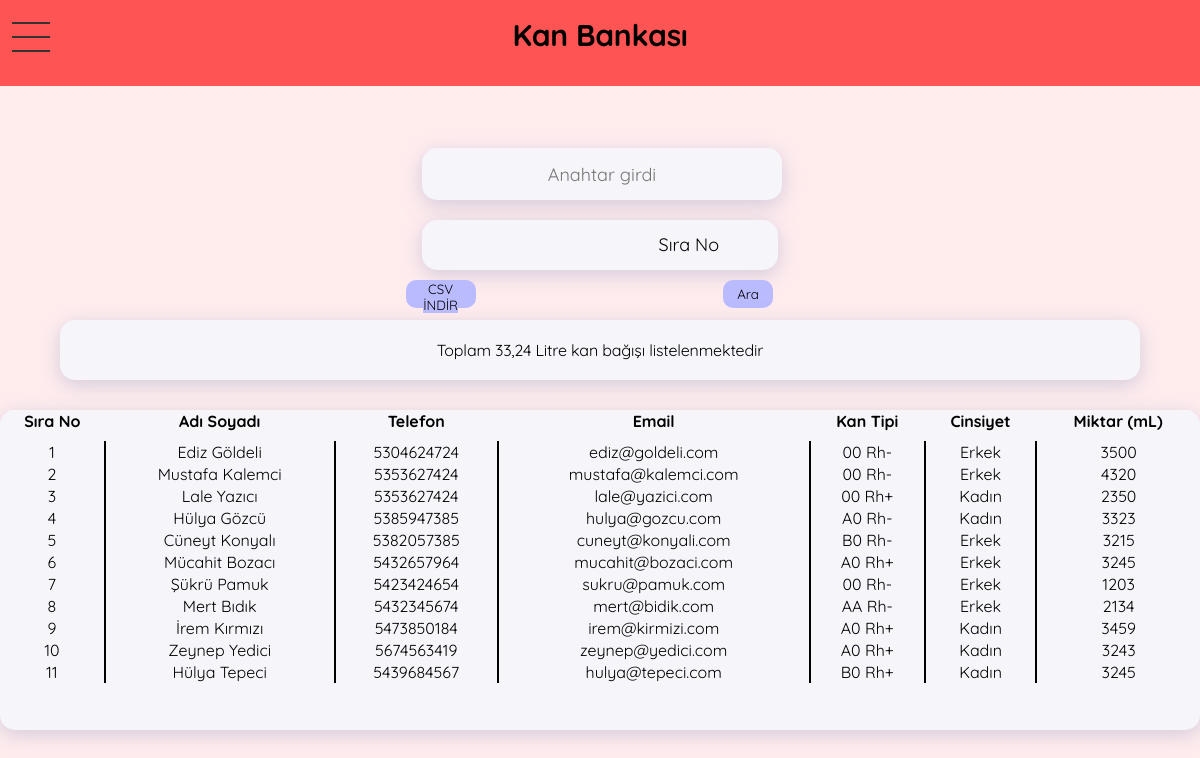
Screenshot of /HTML/records.php?csv (signed in) with the database file from the repository.
### tables this page shows
CREATE TABLE `donor` (
  `ID` int(11) NOT NULL,
  `name` varchar(63) NOT NULL,
  `surname` varchar(63) NOT NULL,
  `birthDate` date NOT NULL,
  `gender` text NOT NULL,
  `email` varchar(127) NOT NULL,
  `password` varchar(255) NOT NULL,
  `phone` varchar(12) NOT NULL,
  `bType` varchar(6) NOT NULL,
  `given` int(6) NOT NULL,
  `taken` int(6) DEFAULT NULL,
  `registerDate` datetime NOT NULL
);

### HTML/records.php (called while the page is built)
<?php
include_once "top.php";
include "/Applications/MAMP/htdocs/bloodBank/PHP/records.php";
include_once "bottom.php";
?>

### PHP/classes.php (called while the page is built, shortened)
<?php
function classes($class)
{
    $adress = "/Applications/MAMP/htdocs/bloodBank/CLASSES/" . $class . ".class.php";
}

### CLASSES/Text.class.php (called while the page is built, shortened)
<?php
class Text
{
    public function decimal($number)
    {
        $number = number_format($number, 2, ',', '');
        return $number;
    }
}

### CLASSES/Csv.class.php (called while the page is built, shortened)
<?php
class Csv
{
    public function saveFile($csvFileContent)
    {
        if (isset($_GET['csv'])) {
            $file = fopen("donorKayitlari.csv", "wbt");
            $fileName = "donorKayitlari.csv";
            if (!file_exists($fileName)) {
                die('file not found');
            } else {
                return $fileName;
            }
        }
    }
}

### PHP/records.php (the view, shortened to what this page needs)
<?php include_once "top.php";
include_once "dbConnection.php";
$text = new Text;
$csv = new Csv;
?>
<br><br>
<form action="" method="POST">
    <input type="text" class="recordsSearch" name="search" placeholder="Anahtar girdi">
    <select name="searchType" class="recordsSearchType">
        <option class="searchBar" value="ID" ;> <?php echo "Sıra No"; ?></option>
    </select>
    <input type="submit" class="submit1" value="Ara">
</form>
<div class="box3a">
    <table>
        <tr class="bold" id="tableHead">
            <th>Sıra No</th>
            <th>Adı Soyadı</th>
            <th>Telefon</th>
            <th>Email</th>
            <th>Kan Tipi</th>
            <th>Cinsiyet</th>
            <th>Miktar (mL)</th>
        </tr>
        <?php
        $totalDonation = array();
        $csvFileContent = array();
        $csvFileContent[] = "ID; İsim; Soyad; Telefon; Email; Kan Tipi; Cinsiyet; Miktar(mL); \n";
        $sorgu = $conn->query("select * from donor $searchKey", PDO::FETCH_ASSOC);
        foreach ($sorgu as $veri) {
            $ID = $veri['ID'];
            $name = $veri['name'];
            $surname = $veri['surname'];
            $bType = $veri['bType'];
            $given = $veri['given'];
            $gender = $veri['gender'];
            $email = $veri['email'];
            $phone = $veri['phone'];
            $totalDonation[] = $given;
            $csvFileContent[] = $ID . "; " . $name . "; " . $surname . "; " . $phone . "; " . $email . "; " . $bType . "; " . $gender . "; " . $given . ";\n";
        ?>
            <tr>
                <td><?php echo $ID; ?></td>
                <td><?php echo $name . " " . $surname; ?></td>
                <td><?php echo $phone; ?></td>
                <td><?php echo $email; ?></td>
                <td><?php echo $bType; ?></td>
                <td><?php echo $gender; ?></td>
                <td id="td"><?php echo $given; ?></td>
            </tr>
        <?php
        }
        $var = $csv->saveFile($csvFileContent);
        if ($totalDonation != NULL) {
            $totalDonationLitre = array_sum($totalDonation) / 1000;
        }
        ?>
    </table>
</div>
<div class="box2a">Toplam <?php echo $text->decimal($totalDonationLitre); ?> Litre kan bağışı listelenmektedir</div>
<button class="submit2">
<?php
if (isset($_GET['csv'])) {
    echo '<a href="' . $var . '" download>CSV İNDİR</a>';
}
?></button>

### HTML/top.php (shortened to what this page needs)
<!DOCTYPE html>
<html>
<head>
    <link rel=stylesheet href="/bloodBank/STYLE/general.css" />
    <?php
    $login = $_SERVER['SERVER_NAME'] . $_SERVER['REQUEST_URI'];
    if ($login == "localhost/bloodBank/HTML/login.php") {
    ?>
        <link rel=stylesheet href="/bloodBank/STYLE/login.css" />
    <?php
    } else {
    ?>
        <link rel=stylesheet href="/bloodBank/STYLE/main.css" />
    <?php
    }
    ?>
</head>
<body>

### HTML/bottom.php (shortened to what this page needs)
<?php
require_once("/Applications/MAMP/htdocs/bloodBank/PHP/classes.php");
if ($_SESSION['ID']) {
?>
    <div class="top">
        <div class="container" onclick="myFunction(this);myFunction1(this);">
            <div class="bar1"></div>
            <div class="bar2"></div>
            <div class="bar3"></div>
        </div>
        <h1 class="headLine">Kan Bankası</h1>
    </div>
    </body>
    </html>
<?php
}
?>

### STYLE/general.css (style rules this page uses)
* { background-color: #FFEDEE; font-family: Quicksand; font-style: normal; text-align: center; -webkit-appearance: none; }

### STYLE/main.css (style rules this page uses)
.top { display: flex; flex-direction: row; align-items: flex-start; padding: 0px 0px 26px; gap: 10px; isolation: isolate; position: absolute; width: 100%; height: 60px; left: 0px; top: 0px; background: #FF5454; flex: none; order: 0; flex-grow: 0; z-index: 0; }
.container { display: inline-block; cursor: pointer; margin-top: 10px; border-radius: 50px; left: 0; z-index: 1; width: 65px; height: 65px; background-color: #FF5454; border-radius: 50px; }
.bar1, .bar2, .bar3 { width: 38px; height: 2px; background-color: #333; margin: 12px 12px; }
.headLine { padding-right: 75px; margin: auto; width: 230px; height: 30px; background-color: #FF5454; font-weight: 700; font-size: 30px; line-height: 40px; letter-spacing: -0.01em; color: #000000; }
.searchBar { transition: 1s; width: 250px; height: 50px; border: none; padding-left: 100px; background: #F5F5FA; box-shadow: 0px 5px 20px rgba(170, 170, 204, 0.5); border-radius: 15px; justify-content: center; display: flex; -webkit-appearance: none; margin-top: 100px; font-size: 18px; align-items: center; align-items: center; cursor: pointer; }
.recordsSearch { transition: 1s; width: 50%; height: 50px; border: none; margin-left: 25%; background: #F5F5FA; box-shadow: 0px 5px 20px rgba(170, 170, 204, 0.5); border-radius: 15px; justify-content: center; display: flex; -webkit-appearance: none; margin-top: 100px; font-size: 18px; align-items: center; cursor: pointer; }
.recordsSearchType { transition: 1s; width: 50%; height: 50px; border: none; margin-left: 25%; padding-left: 15%; background: #F5F5FA; box-shadow: 0px 5px 20px rgba(170, 170, 204, 0.5); border-radius: 15px; justify-content: center; display: flex; -webkit-appearance: none; margin-top: 20px; font-size: 18px; align-items: center; cursor: pointer; }
.submit1 { transition: 1s; margin-top: 10px; width: 50px; height: 28px; margin-left: 35%; border: none; color: black; background: #BABAFF; border-radius: 10px; cursor: pointer; align-items: center; }
.submit2 { transition: 1s; width: 70px; height: 28px; transform: translate(-120%, -100%); border: none; color: black; background: #BABAFF; border-radius: 10px; cursor: pointer; text-decoration: none; }
.box2a { transition: 1s; position: absolute; width: 90%; height: 40px; top: 320px; left: 5%; background: #F5F5FA; box-shadow: 0px 5px 20px rgba(170, 170, 204, 0.5); border-radius: 15px; padding-top: 20px; align-items: center; letter-spacing: -0.01em; }
.box3a { transition: 1s; position: absolute; width: 100%; height: 40%; left: 0%; top: 410px; overflow: auto; overflow-x: hidden; background: #F5F5FA; box-shadow: 0px 5px 20px rgba(170, 170, 204, 0.5); border-radius: 15px; margin-bottom: 10px; }
@media only screen and (min-width: 768px) { .recordsSearch { width: 30%; margin-left: 35%; } }
@media only screen and (min-width: 768px) { .recordsSearchType { width: 30%; margin-left: 35%; padding-left: 15%; } }
@media only screen and (min-width: 768px) { .submit1 { margin-left: 25%; } }
@media only screen and (min-width: 768px) { .submit2 { margin-left: 5%; transform: translate(-270%, -100%); } }
table { border-collapse: collapse; width: 100%; background-color: #F5F5FA; border-radius: 20px; }
th { background-color: #F5F5FA; color: black; padding-bottom: 10px; }
td { background-color: #F5F5FA; border-right: solid 2px rgb(0, 0, 0); }
#td { border-right: solid 0px rgb(0, 0, 0); }
#tableHead { position: sticky; top: 0; }
a { text-decoration:none; color: black; background: #BABAFF; }

### rows the page displays
donor: ID "1", name "Ediz", surname "Göldeli", phone "5304624724", email "ediz@goldeli.com", bType "00 Rh-", gender "Erkek", given "3500"
donor: ID "2", name "Mustafa", surname "Kalemci", phone "5353627424", email "mustafa@kalemci.com", bType "00 Rh-", gender "Erkek", given "4320"
donor: ID "3", name "Lale", surname "Yazıcı", phone "5353627424", email "lale@yazici.com", bType "00 Rh+", gender "Kadın", given "2350"
donor: ID "4", name "Hülya", surname "Gözcü", phone "5385947385", email "hulya@gozcu.com", bType "A0 Rh-", gender "Kadın", given "3323"
donor: ID "5", name "Cüneyt", surname "Konyalı", phone "5382057385", email "cuneyt@konyali.com", bType "B0 Rh-", gender "Erkek", given "3215"
donor: ID "6", name "Mücahit", surname "Bozacı", phone "5432657964", email "mucahit@bozaci.com", bType "A0 Rh+", gender "Erkek", given "3245"
donor: ID "7", name "Şükrü", surname "Pamuk", phone "5423424654", email "sukru@pamuk.com", bType "00 Rh-", gender "Erkek", given "1203"
donor: ID "8", name "Mert", surname "Bıdık", phone "5432345674", email "mert@bidik.com", bType "AA Rh-", gender "Erkek", given "2134"
donor: ID "9", name "İrem", surname "Kırmızı", phone "5473850184", email "irem@kirmizi.com", bType "A0 Rh+", gender "Kadın", given "3459"
donor: ID "10", name "Zeynep", surname "Yedici", phone "5674563419", email "zeynep@yedici.com", bType "A0 Rh+", gender "Kadın", given "3243"
donor: ID "11", name "Hülya", surname "Tepeci", phone "5439684567", email "hulya@tepeci.com", bType "B0 Rh+", gender "Kadın", given "3245"

### other values shown
$text->decimal($totalDonationLitre) "33,24"
